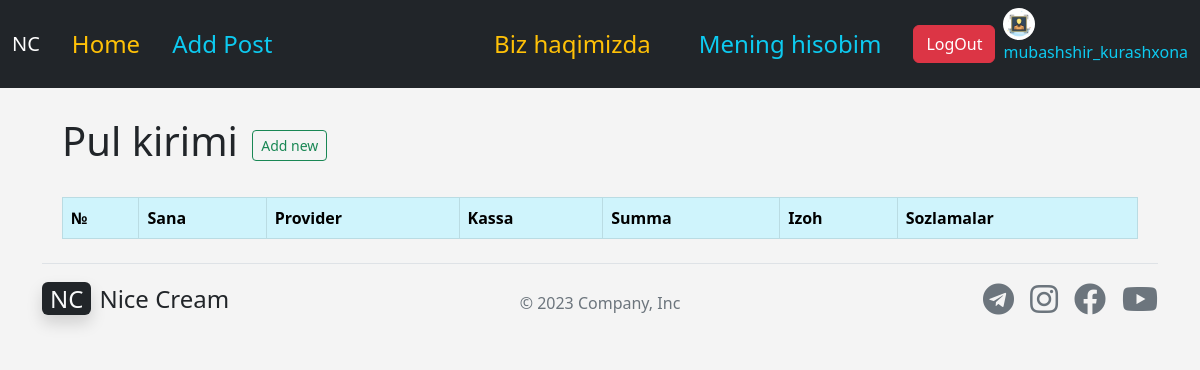
/cashes/in_cash_list/ (signed in), run on an earlier commit of the app's database.
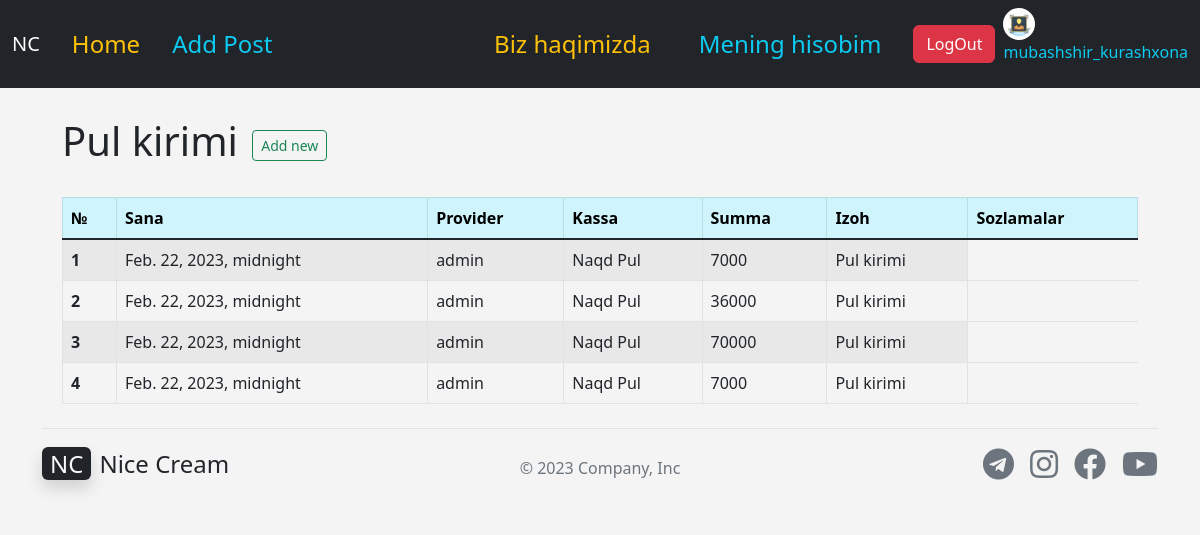
And on a later commit of the database.
### apps/cashes/models.py (models this page shows, shortened)
class InCash(models.Model):
    in_date = models.DateTimeField('Sana',)
    trader = models.ForeignKey(User, blank=True, null=True, on_delete= models.CASCADE, related_name="payer", limit_choices_to ={'user_type':'PR'})
    cash = models.ForeignKey(Cash, blank=True, null=True, on_delete= models.CASCADE)
    summa = models.IntegerField(null=True,)
    comment = models.TextField(blank=True, null=True, default='Pul kirimi',)

class Cash(models.Model):
    name = models.CharField('Kassa Nomi', max_length=50)
    balance = models.IntegerField(default=0)
    def __str__(self):
        return self.name

### apps/accounts/models.py (models this page shows)
class User(AbstractUser):
    USER_TYPE_CHOICES = (
        ('PR', 'Provider'),
        ('CL', 'Client'),
    )
    username = models.CharField(max_length=255,unique=True,)
    first_name = models.CharField(max_length=255, blank=True, null=True)
    last_name = models.CharField(max_length=255, blank=True, null=True)
    phone = models.CharField(max_length=50, blank=True, null=True)
    email = models.EmailField(verbose_name='email address', blank=True, max_length=255, null=True)
    activated_date = models.DateTimeField(blank=True, null=True)
    balance = models.IntegerField(default=0)
    image = models.ImageField(default='user4.png',upload_to='images/', blank=True, null=True)
    address = models.CharField(max_length=255, blank=True, null=True)
    is_active = models.BooleanField(default=True)
    is_staff = models.BooleanField(default=False)
    is_superuser = models.BooleanField(default=False)
    user_type = models.CharField(max_length=50,choices=USER_TYPE_CHOICES, default='PR')
    def __str__(self):
        return self.username

### apps/cashes/views.py (the view)
# urls.py: path('in_cash_list/', views.in_cash_list, name='in_cash_list'),
def in_cash_list(request):
    in_cash_list = InCash.objects.all().order_by('-in_date')
    return render(request, 'cashes/in_cash_list.html', {
        'in_cash_list' : in_cash_list,
    })

### apps/cashes/templates/cashes/in_cash_list.html (shortened to what this page needs)
{% extends 'base.html' %}
{% block content %}
<div class="container">
<br>
<h1>Pul kirimi   <a href="{% url 'add_in_cash' %}" class="btn btn-outline-success btn-sm mx-1">Add new</a></h1><br>
<table class="table table-striped table-hover table-bordered">
    <thead class="table-info">
      <tr>
        <th scope="col">№</th>
        <th scope="col">Sana</th>
        <th scope="col">Provider</th>
        <th scope="col">Kassa</th>
        <th scope="col">Summa</th>
        <th scope="col">Izoh</th>
        <th scope="col">Sozlamalar</th>
      </tr>
    </thead>
    <tbody class="table-group-divider">
      {% for cash in in_cash_list %}
      <tr>
        <th scope="row">{{ forloop.counter }}</th>
        <td>{{ cash.in_date }}</td>
        <td>{{ cash.trader }}</td>
        <td>{{ cash.cash}}</td>
        <td>{{ cash.summa}}</td>
        <td>{{ cash.comment }}</td>
      </tr>
      {% endfor %}
    </tbody>
  </table>
</div>
{% endblock content %}

What changed in the data, as far as the page shows it:
added InCash: in_date "Feb. 22, 2023, midnight", trader "admin", cash "Naqd Pul", summa "7000", comment "Pul kirimi"
added InCash: in_date "Feb. 22, 2023, midnight", trader "admin", cash "Naqd Pul", summa "36000", comment "Pul kirimi"
added InCash: in_date "Feb. 22, 2023, midnight", trader "admin", cash "Naqd Pul", summa "70000", comment "Pul kirimi"
added InCash: in_date "Feb. 22, 2023, midnight", trader "admin", cash "Naqd Pul", summa "7000", comment "Pul kirimi"
